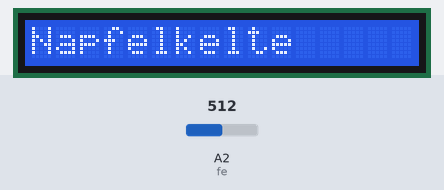
Bench run of a sketch on a simulated Arduino Uno, built with avr-gcc and run on an emulated ATmega328P. Shown: 16×1 character LCD. The test bench sets the inputs (shaded band); at power-on: A2 (fe) = 512. What the sketch prints to the serial monitor is not drawn.

Above: at 1.2 s.
1.3 s: A2 (fe) set to 390
At 2.4 s:
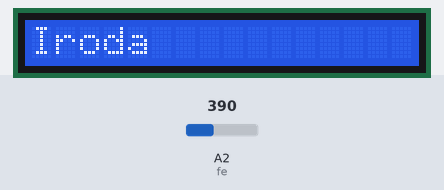
5.2 s: A2 (fe) set to 90
At 6.9 s:
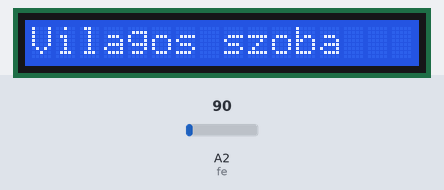
9.1 s: A2 (fe) set to 960
At 11.4 s:
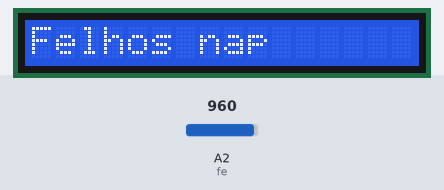
13.0 s: A2 (fe) set to 940
At 14.8 s:
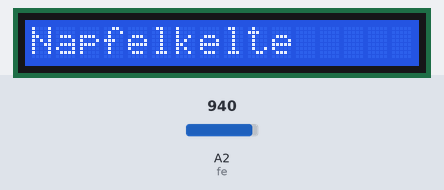
16.9 s: A2 (fe) set to 1023
At 19.3 s:
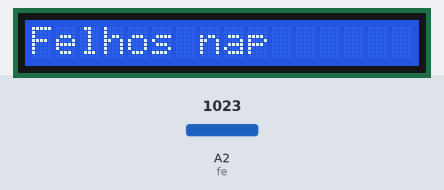
Timing chart, 0 to 20.8 s (numbered marks = the images above; inputs shaded):
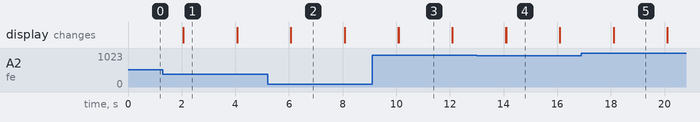

The sketch:

feny.ino
```cpp
#include <LiquidCrystal.h>
LiquidCrystal lcd (12, 11, 5, 4, 3, 2);
int feny=0;
int fe=A2;
void setup() {
  lcd.begin(16, 1);
Serial.begin(9600);
feny = analogRead(fe);
}

void loop() {

feny = analogRead(fe);
if(feny<0)
lcd.print("Homalyos eloter");
if(feny<=1 && feny>0){
lcd.print("Holdfeny");}
if(feny<=10 && feny>1)
lcd.print("Sotet szoba");
if(feny<=100 && feny>10)
lcd.print("Vilagos szoba");
if(feny>100 && feny<=400)
lcd.print("Iroda");
if(feny>400 && feny<=950)
lcd.print("Napfelkelte");
if(feny>950 && feny<10000)
lcd.print("Felhos nap");
if(feny>=10000 && feny<=25000)
lcd.print("Napsutes");
if(feny>25000)
lcd.print("Nap");
Serial.print(analogRead(fe));
Serial.print("\n");
delay(2000);
lcd.clear();
}
```

Measured:
- after the input at 1.3 s, the display: first differs from a run without the input after 0.77 s (image 1)
- after the input at 5.2 s, the display: first differs from a run without the input after 0.88 s (image 2)
- after the input at 9.1 s, the display: first differs from a run without the input after 0.98 s (image 3)
- after the input at 13.0 s, the display: first differs from a run without the input after 1.1 s (image 4)
- after the input at 16.9 s, the display: first differs from a run without the input after 1.2 s (image 5)
- what the display in image 1 shows lasts 2.0 s, from 2.1 s to 4.1 s
